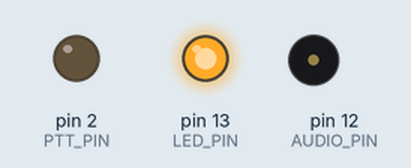
Bench run of a sketch on a simulated Teensy 3. On the bench: output pins drawn as LEDs (lit = HIGH), buzzer (waves = sounding). The local clock reads 2024-03-15 10:24:30 at power-on unless the sketch sets it; storage starts empty; what the sketch prints to the serial monitor is not drawn.

Above: at 0.1 s.
At 5.7 s:
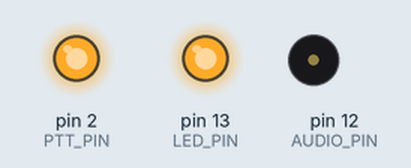
At 21.7 s:
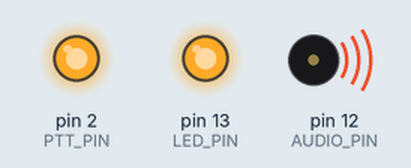
At 34.4 s:
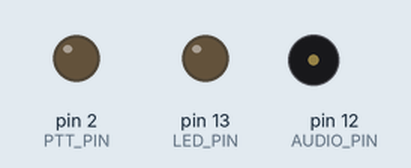
Timing chart, 0 to 40.0 s (numbered marks = the images above):
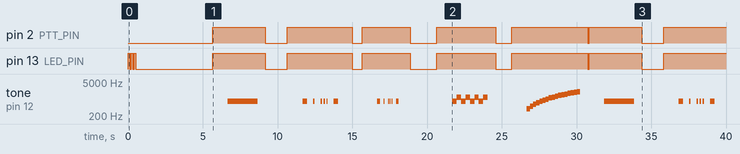

Measured:
- by itself, pin 2 (PTT_PIN): LOW → HIGH at 5.7 s, → LOW 3.5 s later, → HIGH 1.5 s later, → LOW 4.3 s later, … (13 changes in this stretch)
- by itself, pin 13 (LED_PIN): HIGH → LOW at 0.13 s, → HIGH 0.10 s later, → LOW 0.10 s later, → HIGH 0.10 s later, … (18 changes in this stretch)
- by itself, tone on pin 12 (AUDIO_PIN): plays 800 Hz for 2.0 s, 800 Hz for 0.30 s, 800 Hz for 0.10 s, 800 Hz for 0.10 s, 800 Hz for 0.10 s, 800 Hz for 0.10 s … (45 notes in this stretch)

The sketch:

audio_test.ino
```cpp
/*
 * WX7V Foxhunt Controller - Audio Output Test Script
 *
 * VERSION: 1.2
 *
 * PURPOSE: Standalone test for audio output circuit using PWM tone generation
 *
 * HARDWARE:
 * - Teensy 4.1
 * - Audio circuit: Pin 12 → 1kΩ → 10µF Cap → 10kΩ Pot → Radio Mic
 * - PTT circuit: Pin 2 → 1kΩ → 2N2222 Base
 * - Optional: Radio connected for real transmission test
 *
 * CIRCUIT:
 *   Pin 12 → 1kΩ Resistor → 10µF Cap (+) → Potentiometer (left)
 *                            10µF Cap (-) → GND
 *   Potentiometer (wiper) → Radio Mic In (red wire)
 *   Potentiometer (right) → GND
 *
 * USAGE:
 * 1. Upload to Teensy 4.1 via Arduino IDE
 * 2. Open Tools → Serial Monitor (or Ctrl+Shift+M)
 * 3. Set baud rate to 115200 in Serial Monitor dropdown
 * 4. The script will cycle through different test tones
 * 5. Adjust potentiometer for desired audio level
 * 6. Monitor with separate receiver or radio's speaker output
 *
 * TEST SEQUENCE:
 * 1. 800Hz tone sweep (test basic audio output)
 * 2. Morse code "TEST" at different speeds
 * 3. Two-tone test (simulates DTMF-style multi-frequency)
 * 4. Frequency sweep (400Hz to 2000Hz)
 *
 * VIEWING RESULTS:
 * - Serial Monitor shows current test and status
 * - LED blinks during audio output
 * - Listen on a separate receiver tuned to radio frequency
 *
 * AUTHOR: WX7V
 * DATE: 2026-02-14
 *
 * VERSION HISTORY:
 * v1.0 - Initial release with PWM tone generation and test patterns
 * v1.1 - Added date/time logging with timestamps for each test
 * v1.2 - Added SD card logging (dual output to Serial + AUDIO.LOG file)
 */

#include <TimeLib.h>  // Built-in Teensy time library
#include <SD.h>       // SD card library for logging

// ============================================================================
// VERSION INFORMATION
// ============================================================================
const char* VERSION = "1.2";
const char* VERSION_DATE = "2026-02-14";

// ============================================================================
// PIN DEFINITIONS
// ============================================================================
const int PTT_PIN = 2;        // Pin 2 - PTT control (via 2N2222 transistor)
const int AUDIO_PIN = 12;     // Pin 12 - PWM audio output
const int LED_PIN = 13;       // Built-in LED for status indication

// ============================================================================
// TIMING CONFIGURATION
// ============================================================================
const unsigned long PTT_PREROLL_MS = 1000;   // Baofeng squelch opening time
const unsigned long PTT_TAIL_MS = 500;       // Hold PTT after audio ends
const unsigned long TEST_INTERVAL_MS = 5000; // Pause between tests

// ============================================================================
// MORSE CODE CONFIGURATION
// ============================================================================
const int MORSE_TONE_FREQ = 800;             // Hz (standard CW tone)
const int MORSE_DOT_DURATION = 100;          // ms (12 WPM)
const int MORSE_DASH_DURATION = 300;         // ms (3x dot)
const int MORSE_ELEMENT_SPACE = 100;         // ms (between dots/dashes)
const int MORSE_LETTER_SPACE = 300;          // ms (3x dot)
const int MORSE_WORD_SPACE = 700;            // ms (7x dot)

// ============================================================================
// TEST CONFIGURATION
// ============================================================================
const int TEST_TONE_FREQ = 800;              // Hz
const int TEST_TONE_DURATION = 2000;         // ms
const int SWEEP_START_FREQ = 400;            // Hz
const int SWEEP_END_FREQ = 2000;             // Hz
const int SWEEP_STEP = 100;                  // Hz
const int SWEEP_STEP_DURATION = 200;         // ms per frequency

// ============================================================================
// GLOBAL VARIABLES
// ============================================================================
int currentTest = 0;
unsigned long lastTestTime = 0;

// SD Card logging
File logFile;
bool loggingEnabled = true;

// ============================================================================
// SETUP
// ============================================================================
void setup() {
  // Initialize serial communication
  Serial.begin(115200);
  while (!Serial && millis() < 3000) {
    // Wait for Serial Monitor to open (max 3 seconds)
  }

  // Set compile time as initial RTC time
  // Format: "Feb 14 2026" and "12:34:56"
  setTime(12, 0, 0, 14, 2, 2026);  // Will be set to compile time

  // Better approach: Try to set from compile time macros
  setSyncProvider(getTeensy3Time);  // Use Teensy's RTC

  // Initialize SD card for logging
  if (SD.begin(BUILTIN_SDCARD)) {
    loggingEnabled = true;
    Serial.println("SD card initialized - logging enabled");

    // Write startup message to log
    logFile = SD.open("AUDIO.LOG", FILE_WRITE);
    if (logFile) {
      logFile.println();
      logFile.println("========================================");
      logFile.print("SYSTEM STARTUP: ");
      printDateTimeToFile(logFile);
      logFile.println();
      logFile.println("========================================");
      logFile.close();
    }
  } else {
    loggingEnabled = false;
    Serial.println("SD card failed - continuing without logging");
  }

  // Configure pins
  pinMode(PTT_PIN, OUTPUT);
  pinMode(AUDIO_PIN, OUTPUT);
  pinMode(LED_PIN, OUTPUT);

  // Ensure PTT is off at startup
  digitalWrite(PTT_PIN, LOW);
  digitalWrite(AUDIO_PIN, LOW);

  // Initial LED blink to indicate startup
  for (int i = 0; i < 3; i++) {
    digitalWrite(LED_PIN, HIGH);
    delay(100);
    digitalWrite(LED_PIN, LOW);
    delay(100);
  }

  // Print header with clear visibility in Serial Monitor
  Serial.println("\n");
  Serial.println("########################################");
  Serial.println("##                                    ##");
  Serial.println("##   WX7V AUDIO OUTPUT TEST           ##");
  Serial.print("##   Version ");
  Serial.print(VERSION);
  Serial.print(" - ");
  Serial.print(VERSION_DATE);
  Serial.println("          ##");
  Serial.println("##                                    ##");
  Serial.println("########################################");
  Serial.println();

  // Print initialization timestamp
  Serial.println("========================================");
  Serial.print("SYSTEM STARTUP: ");
  printDateTime();
  Serial.println();
  Serial.println("========================================");
  Serial.println();

  Serial.println("Hardware Configuration:");
  Serial.println("  Pin 2:  PTT Control (via 2N2222)");
  Serial.println("  Pin 12: Audio Output (PWM)");
  Serial.println("  Pin 13: LED Status Indicator");
  Serial.println();
  Serial.println("Audio Circuit:");
  Serial.println("  Pin 12 -> 1kOhm -> 10uF Cap -> 10kOhm Pot -> Radio Mic");
  Serial.println();
  Serial.println("Test Sequence:");
  Serial.println("  1. Single tone test (800Hz)");
  Serial.println("  2. Morse code 'TEST' (slow)");
  Serial.println("  3. Morse code 'TEST' (fast)");
  Serial.println("  4. Two-tone test");
  Serial.println("  5. Frequency sweep (400-2000Hz)");
  Serial.println();
  Serial.println("========================================");
  Serial.println("Starting continuous test cycle...");
  Serial.println("Tests run every 5 seconds");
  Serial.println("========================================");
  Serial.println();

  lastTestTime = millis();
}

// ============================================================================
// MAIN LOOP
// ============================================================================
void loop() {
  unsigned long currentTime = millis();

  // Run test sequence with delays between tests
  if (currentTime - lastTestTime >= TEST_INTERVAL_MS) {
    lastTestTime = currentTime;

    // Execute current test
    switch (currentTest) {
      case 0:
        runSingleToneTest();
        break;
      case 1:
        runMorseTestSlow();
        break;
      case 2:
        runMorseTestFast();
        break;
      case 3:
        runTwoToneTest();
        break;
      case 4:
        runFrequencySweep();
        break;
      default:
        currentTest = 0;
        return;
    }

    // Advance to next test
    currentTest++;
    if (currentTest > 4) {
      currentTest = 0;
      logPrintln();
      logPrintln("=== Test cycle complete, restarting ===");
      logPrintln();
    }
  }
}

// ============================================================================
// TEST 1: SINGLE TONE (800Hz for 2 seconds)
// ============================================================================
void runSingleToneTest() {
  printTimestampToLog();
  logPrintln("[TEST 1] Single Tone: 800Hz for 2 seconds");
  logPrint("  PTT ON... ");

  // Key radio
  digitalWrite(PTT_PIN, HIGH);
  digitalWrite(LED_PIN, HIGH);
  delay(PTT_PREROLL_MS);

  logPrintln("Transmitting...");

  // Generate tone
  tone(AUDIO_PIN, TEST_TONE_FREQ);
  delay(TEST_TONE_DURATION);
  noTone(AUDIO_PIN);

  // Un-key radio
  logPrint("  PTT OFF");
  delay(PTT_TAIL_MS);
  digitalWrite(PTT_PIN, LOW);
  digitalWrite(LED_PIN, LOW);

  logPrintln(" [DONE]");
  logPrintln();
}

// ============================================================================
// TEST 2: MORSE CODE "TEST" (Slow - 12 WPM)
// ============================================================================
void runMorseTestSlow() {
  printTimestampToLog();
  logPrintln("[TEST 2] Morse Code: 'TEST' at 12 WPM");
  logPrint("  PTT ON... ");

  // Key radio
  digitalWrite(PTT_PIN, HIGH);
  digitalWrite(LED_PIN, HIGH);
  delay(PTT_PREROLL_MS);

  logPrintln("Transmitting...");

  // Send "TEST" in Morse code
  sendMorseMessage("TEST", MORSE_DOT_DURATION);

  // Un-key radio
  logPrint("  PTT OFF");
  delay(PTT_TAIL_MS);
  digitalWrite(PTT_PIN, LOW);
  digitalWrite(LED_PIN, LOW);

  logPrintln(" [DONE]");
  logPrintln();
}

// ============================================================================
// TEST 3: MORSE CODE "TEST" (Fast - 20 WPM)
// ============================================================================
void runMorseTestFast() {
  printTimestampToLog();
  logPrintln("[TEST 3] Morse Code: 'TEST' at 20 WPM");
  logPrint("  PTT ON... ");

  // Key radio
  digitalWrite(PTT_PIN, HIGH);
  digitalWrite(LED_PIN, HIGH);
  delay(PTT_PREROLL_MS);

  logPrintln("Transmitting...");

  // Send "TEST" in Morse code at faster speed
  sendMorseMessage("TEST", 60);  // 60ms dot = ~20 WPM

  // Un-key radio
  logPrint("  PTT OFF");
  delay(PTT_TAIL_MS);
  digitalWrite(PTT_PIN, LOW);
  digitalWrite(LED_PIN, LOW);

  logPrintln(" [DONE]");
  logPrintln();
}

// ============================================================================
// TEST 4: TWO-TONE TEST (Alternating tones)
// ============================================================================
void runTwoToneTest() {
  printTimestampToLog();
  logPrintln("[TEST 4] Two-Tone Test: 800Hz / 1200Hz alternating");
  logPrint("  PTT ON... ");

  // Key radio
  digitalWrite(PTT_PIN, HIGH);
  digitalWrite(LED_PIN, HIGH);
  delay(PTT_PREROLL_MS);

  logPrintln("Transmitting...");

  // Alternate between two tones
  for (int i = 0; i < 4; i++) {
    tone(AUDIO_PIN, 800);
    delay(300);
    tone(AUDIO_PIN, 1200);
    delay(300);
  }
  noTone(AUDIO_PIN);

  // Un-key radio
  logPrint("  PTT OFF");
  delay(PTT_TAIL_MS);
  digitalWrite(PTT_PIN, LOW);
  digitalWrite(LED_PIN, LOW);

  logPrintln(" [DONE]");
  logPrintln();
}

// ============================================================================
// TEST 5: FREQUENCY SWEEP (400Hz to 2000Hz)
// ============================================================================
void runFrequencySweep() {
  printTimestampToLog();
  logPrintln("[TEST 5] Frequency Sweep: 400Hz to 2000Hz");
  logPrint("  PTT ON... ");

  // Key radio
  digitalWrite(PTT_PIN, HIGH);
  digitalWrite(LED_PIN, HIGH);
  delay(PTT_PREROLL_MS);

  logPrintln("Transmitting...");

  // Sweep through frequencies
  for (int freq = SWEEP_START_FREQ; freq <= SWEEP_END_FREQ; freq += SWEEP_STEP) {
    char freqStr[50];
    sprintf(freqStr, "    Frequency: %dHz", freq);
    logPrintln(freqStr);
    tone(AUDIO_PIN, freq);
    delay(SWEEP_STEP_DURATION);
  }
  noTone(AUDIO_PIN);

  // Un-key radio
  logPrint("  PTT OFF");
  delay(PTT_TAIL_MS);
  digitalWrite(PTT_PIN, LOW);
  digitalWrite(LED_PIN, LOW);

  logPrintln(" [DONE]");
  logPrintln();
}

// ============================================================================
// SEND MORSE CODE MESSAGE
// ============================================================================
void sendMorseMessage(const char* message, int dotDuration) {
  for (int i = 0; message[i] != '\0'; i++) {
    char c = toupper(message[i]);

    // Handle space
    if (c == ' ') {
      delay(dotDuration * 7);
      continue;
    }

    // Get Morse pattern
    String pattern = getMorsePattern(c);

    // Send pattern
    for (unsigned int j = 0; j < pattern.length(); j++) {
      if (pattern[j] == '.') {
        sendDit(dotDuration);
      } else if (pattern[j] == '-') {
        sendDah(dotDuration);
      }
    }

    // Letter space
    delay(dotDuration * 3);
  }
}

// ============================================================================
// MORSE CODE: DIT (dot)
// ============================================================================
void sendDit(int dotDuration) {
  tone(AUDIO_PIN, MORSE_TONE_FREQ);
  delay(dotDuration);
  noTone(AUDIO_PIN);
  delay(dotDuration);  // Element space
}

// ============================================================================
// MORSE CODE: DAH (dash)
// ============================================================================
void sendDah(int dotDuration) {
  tone(AUDIO_PIN, MORSE_TONE_FREQ);
  delay(dotDuration * 3);
  noTone(AUDIO_PIN);
  delay(dotDuration);  // Element space
}

// ============================================================================
// GET MORSE PATTERN FOR CHARACTER
// ============================================================================
String getMorsePattern(char c) {
  switch (c) {
    // Letters
    case 'A': return ".-";
    case 'B': return "-...";
    case 'C': return "-.-.";
    case 'D': return "-..";
    case 'E': return ".";
    case 'F': return "..-.";
    case 'G': return "--.";
    case 'H': return "....";
    case 'I': return "..";
    case 'J': return ".---";
    case 'K': return "-.-";
    case 'L': return ".-..";
    case 'M': return "--";
    case 'N': return "-.";
    case 'O': return "---";
    case 'P': return ".--.";
    case 'Q': return "--.-";
    case 'R': return ".-.";
    case 'S': return "...";
    case 'T': return "-";
    case 'U': return "..-";
    case 'V': return "...-";
    case 'W': return ".--";
    case 'X': return "-..-";
    case 'Y': return "-.--";
    case 'Z': return "--..";

    // Numbers
    case '0': return "-----";
    case '1': return ".----";
    case '2': return "..---";
    case '3': return "...--";
    case '4': return "....-";
    case '5': return ".....";
    case '6': return "-....";
    case '7': return "--...";
    case '8': return "---..";
    case '9': return "----.";

    // Punctuation
    case '/': return "-..-.";
    case '?': return "..--..";
    case '.': return ".-.-.-";
    case ',': return "--..--";

    // Unknown character
    default: return "";
  }
}

// ============================================================================
// GET TEENSY RTC TIME
// ============================================================================
time_t getTeensy3Time() {
  return Teensy3Clock.get();
}

// ============================================================================
// PRINT TIMESTAMP (Date and Time)
// ============================================================================
void printTimestamp() {
  char timestamp[30];
  sprintf(timestamp, "[%04d-%02d-%02d %02d:%02d:%02d] ",
          year(), month(), day(), hour(), minute(), second());
  Serial.print(timestamp);
}

// ============================================================================
// PRINT DATE AND TIME (Full format)
// ============================================================================
void printDateTime() {
  const char* monthNames[] = {
    "Jan", "Feb", "Mar", "Apr", "May", "Jun",
    "Jul", "Aug", "Sep", "Oct", "Nov", "Dec"
  };

  Serial.print(monthNames[month() - 1]);
  Serial.print(" ");
  Serial.print(day());
  Serial.print(", ");
  Serial.print(year());
  Serial.print(" ");

  if (hour() < 10) Serial.print("0");
  Serial.print(hour());
  Serial.print(":");

  if (minute() < 10) Serial.print("0");
  Serial.print(minute());
  Serial.print(":");

  if (second() < 10) Serial.print("0");
  Serial.print(second());
}

// ============================================================================
// PRINT DATE AND TIME TO FILE
// ============================================================================
void printDateTimeToFile(File &file) {
  const char* monthNames[] = {
    "Jan", "Feb", "Mar", "Apr", "May", "Jun",
    "Jul", "Aug", "Sep", "Oct", "Nov", "Dec"
  };

  file.print(monthNames[month() - 1]);
  file.print(" ");
  file.print(day());
  file.print(", ");
  file.print(year());
  file.print(" ");

  if (hour() < 10) file.print("0");
  file.print(hour());
  file.print(":");

  if (minute() < 10) file.print("0");
  file.print(minute());
  file.print(":");

  if (second() < 10) file.print("0");
  file.print(second());
}

// ============================================================================
// DUAL-OUTPUT LOGGING FUNCTIONS (Serial + SD Card)
// ============================================================================
void logPrint(const char* str) {
  Serial.print(str);
  if (loggingEnabled) {
    logFile = SD.open("AUDIO.LOG", FILE_WRITE);
    if (logFile) {
      logFile.print(str);
      logFile.close();
    }
  }
}

void logPrint(const String& str) {
  Serial.print(str);
  if (loggingEnabled) {
    logFile = SD.open("AUDIO.LOG", FILE_WRITE);
    if (logFile) {
      logFile.print(str);
      logFile.close();
    }
  }
}

void logPrint(int val) {
  Serial.print(val);
  if (loggingEnabled) {
    logFile = SD.open("AUDIO.LOG", FILE_WRITE);
    if (logFile) {
      logFile.print(val);
      logFile.close();
    }
  }
}

void logPrint(float val, int decimals = 2) {
  Serial.print(val, decimals);
  if (loggingEnabled) {
    logFile = SD.open("AUDIO.LOG", FILE_WRITE);
    if (logFile) {
      logFile.print(val, decimals);
      logFile.close();
    }
  }
}

void logPrintln(const char* str) {
  Serial.println(str);
  if (loggingEnabled) {
    logFile = SD.open("AUDIO.LOG", FILE_WRITE);
    if (logFile) {
      logFile.println(str);
      logFile.close();
    }
  }
}

void logPrintln(const String& str) {
  Serial.println(str);
  if (loggingEnabled) {
    logFile = SD.open("AUDIO.LOG", FILE_WRITE);
    if (logFile) {
      logFile.println(str);
      logFile.close();
    }
  }
}

void logPrintln() {
  Serial.println();
  if (loggingEnabled) {
    logFile = SD.open("AUDIO.LOG", FILE_WRITE);
    if (logFile) {
      logFile.println();
      logFile.close();
    }
  }
}

void printTimestampToLog() {
  char timestamp[30];
  sprintf(timestamp, "[%04d-%02d-%02d %02d:%02d:%02d] ",
          year(), month(), day(), hour(), minute(), second());
  Serial.print(timestamp);

  if (loggingEnabled) {
    logFile = SD.open("AUDIO.LOG", FILE_WRITE);
    if (logFile) {
      logFile.print(timestamp);
      logFile.close();
    }
  }
}

// ============================================================================
// CALIBRATION & TESTING NOTES
// ============================================================================
/*
 * SETTING THE DATE/TIME:
 *
 * The Teensy 4.1 has a built-in battery-backed RTC (Real-Time Clock).
 * Time is automatically set from the Teensy's RTC on startup.
 *
 * To set the correct date/time:
 * 1. Upload this sketch with the correct compile date/time
 * 2. Or use Teensy's "Set Time" feature in Arduino IDE:
 *    Tools → Set Time → OK (sets RTC to computer's current time)
 * 3. The RTC will maintain time even after power off (with backup battery)
 *
 * To manually set time in code:
 *   setTime(hour, minute, second, day, month, year);
 *   Example: setTime(14, 30, 0, 14, 2, 2026);  // Feb 14, 2026 at 2:30 PM
 *   Teensy3Clock.set(now());  // Write to hardware RTC
 *
 * AUDIO LEVEL ADJUSTMENT:
 *
 * 1. Connect radio with audio cable and PTT circuit
 * 2. Set radio to LOW power (1W) via Menu → 2 (TXP) → LOW
 * 3. Tune a separate receiver to the radio's frequency
 * 4. Run this test script
 * 5. Adjust 10kΩ potentiometer for clear audio (not distorted)
 * 6. Optimal level: Strong signal without clipping/distortion
 *
 * CIRCUIT VERIFICATION:
 *
 * Without radio connected:
 * - Measure voltage at Pin 12 with multimeter (should show ~1.65V DC)
 * - During tone output, voltage will fluctuate (PWM signal)
 * - LED should blink during transmission
 * - PTT pin should go HIGH (3.3V) during tests
 *
 * With radio connected:
 * - PTT LED on radio should light during tests
 * - Audio should be clear and undistorted
 * - Morse code should be recognizable
 * - Frequency sweep should sound smooth
 *
 * TROUBLESHOOTING:
 *
 * No audio heard:
 * - Check potentiometer wiring
 * - Verify 10µF capacitor polarity
 * - Confirm radio is in LOW power mode
 * - Check radio frequency matches receiver
 *
 * Distorted audio:
 * - Reduce potentiometer level
 * - Check 1kΩ resistor is installed
 * - Verify capacitor value (10µF, not 100µF)
 *
 * Weak audio:
 * - Increase potentiometer level
 * - Check all connections
 * - Verify Pin 12 is correct (not Pin 11)
 *
 * PTT not working:
 * - Verify 2N2222 transistor pinout (E-B-C)
 * - Check 1kΩ base resistor
 * - Measure collector voltage (should go to ~0V when PTT active)
 */
```
